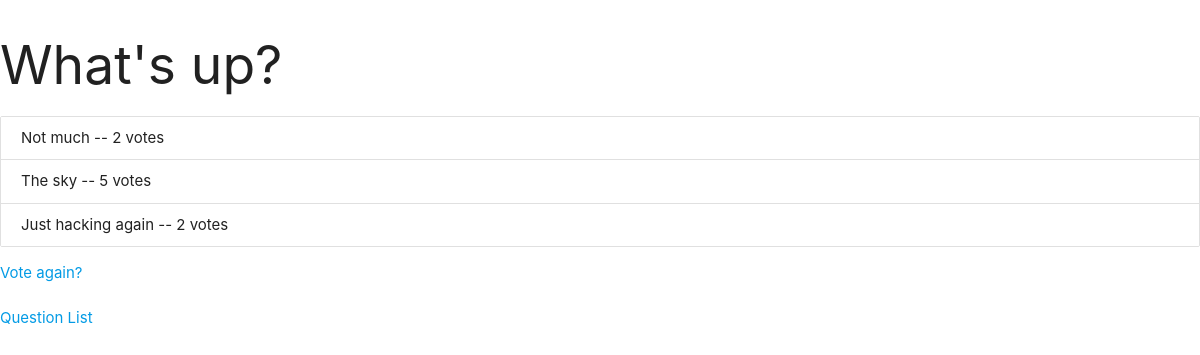
Before: /polls/1/results/ with the older database file.
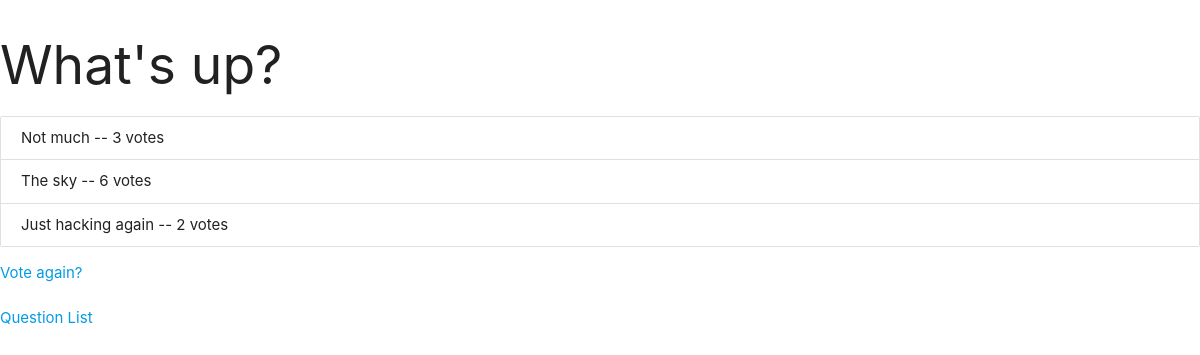
After: the same page with the newer database file.
### polls/models.py (models this page shows, shortened)
class Choice(models.Model):
    question = models.ForeignKey(Question, on_delete=models.CASCADE)
    choice_text = models.CharField(max_length=200)
    votes = models.IntegerField(default=0)

### polls/views.py (the view)
# urls.py: path('<int:pk>/results/', views.ResultsView.as_view(), name='results'),
class ResultsView(generic.DetailView):
    model = Question
    template_name = 'polls/results.html'

### polls/templates/polls/results.html (shortened to what this page needs)
<link rel="stylesheet" href="https://cdnjs.cloudflare.com/ajax/libs/materialize/1.0.0/css/materialize.min.css">
<h2>{{ question.question_text }}</h2>
<ul class="collection">
{% for choice in question.choice_set.all %}
    <li class="collection-item">{{ choice.choice_text }} -- {{ choice.votes }} vote{{ choice.votes|pluralize }}</li>
{% endfor %}
</ul>
<a href="{% url 'polls:detail' question.id %}">Vote again?</a>
<a href="{% url 'polls:index' %}">Question List</a>

Changed rows visible on the page:
changed Choice "Not much": votes "2" → "3"
changed Choice "The sky": votes "5" → "6"
